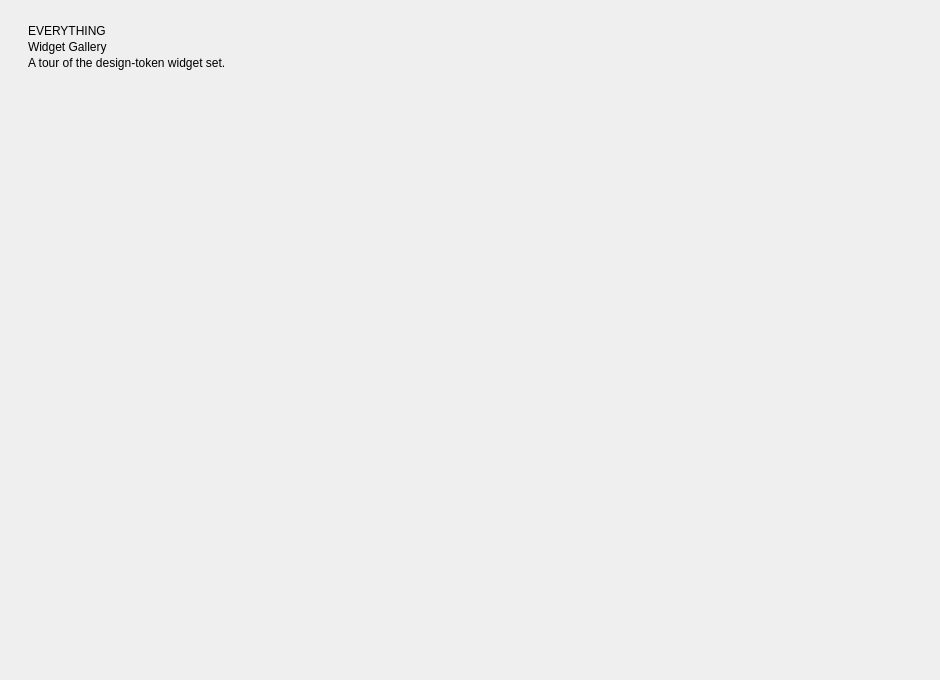
<?xml version='1.0' encoding='utf-8'?>
<ui version="4.0">
 <class>GalleryComponent</class>
 <widget class="QCustomComponent" name="GalleryComponent">
  <property name="geometry"><rect><x>0</x><y>0</y><width>940</width><height>680</height></rect></property>
  <layout class="QVBoxLayout" name="galleryOuter">
 <property name="spacing"><number>0</number></property>
 <property name="leftMargin"><number>0</number></property>
 <property name="topMargin"><number>0</number></property>
 <property name="rightMargin"><number>0</number></property>
 <property name="bottomMargin"><number>0</number></property>
 <item>
  <widget class="QScrollArea" name="galleryScroll">
   <property name="widgetResizable"><bool>true</bool></property>
   <property name="frameShape"><enum>QFrame::NoFrame</enum></property>
   <property name="horizontalScrollBarPolicy"><enum>Qt::ScrollBarAlwaysOff</enum></property>
   <widget class="QWidget" name="galleryContent">
    <property name="geometry"><rect><x>0</x><y>0</y><width>1200</width><height>1200</height></rect></property>
    <layout class="QVBoxLayout" name="galleryContentLayout">
     <property name="spacing"><number>16</number></property>
     <property name="leftMargin"><number>28</number></property>
     <property name="topMargin"><number>24</number></property>
     <property name="rightMargin"><number>28</number></property>
     <property name="bottomMargin"><number>16</number></property>
     <item>
      <layout class="QVBoxLayout" name="galleryHeader">
       <property name="spacing"><number>2</number></property>
       <item><widget class="QLabel" name="galleryKicker"><property name="role" stdset="0"><string>kicker</string></property><property name="text"><string>EVERYTHING</string></property></widget></item>
       <item><widget class="QLabel" name="galleryTitle"><property name="role" stdset="0"><string>h1</string></property><property name="text"><string>Widget Gallery</string></property></widget></item>
       <item><widget class="QLabel" name="gallerySub"><property name="role" stdset="0"><string>muted</string></property><property name="text"><string>A tour of the design-token widget set.</string></property></widget></item>
      </layout>
     </item>
     <item>
      <widget class="QCustomFlowWidget" name="galleryFlow">
       <property name="sizePolicy"><sizepolicy hsizetype="Expanding" vsizetype="Preferred"><horstretch>0</horstretch><verstretch>0</verstretch></sizepolicy></property>
       <property name="spacing" stdset="0"><number>16</number></property>
       <property name="horizontalSpacing" stdset="0"><number>16</number></property>
       <property name="verticalSpacing" stdset="0"><number>16</number></property>
       <property name="margin" stdset="0"><number>0</number></property>
       <property name="animationEnabled" stdset="0"><bool>true</bool></property>
       <property name="animationDuration" stdset="0"><number>300</number></property>
       <property name="animationEasingCurve" stdset="0"><string>OutCubic</string></property>
       <property name="autoFillWidth" stdset="0"><bool>false</bool></property>
       <property name="autoFillHeight" stdset="0"><bool>false</bool></property>
       <property name="justifySpacing" stdset="0"><bool>false</bool></property>
      <widget class="QFrame" name="cardRating"><property name="geometry"><rect><x>0</x><y>0</y><width>300</width><height>160</height></rect></property><property name="minimumSize"><size><width>300</width><height>160</height></size></property><property name="maximumSize"><size><width>300</width><height>160</height></size></property><property name="role" stdset="0"><string>card</string></property>
         <layout class="QVBoxLayout" name="lRating"><property name="spacing"><number>10</number></property><property name="leftMargin"><number>16</number></property><property name="topMargin"><number>16</number></property><property name="rightMargin"><number>16</number></property><property name="bottomMargin"><number>16</number></property>
          <item><widget class="QLabel" name="tRating"><property name="role" stdset="0"><string>kicker</string></property><property name="text"><string>RATING</string></property></widget></item>
          <item><widget class="QCustomRating" name="gRating"><property name="maximum" stdset="0"><number>5</number></property><property name="value" stdset="0"><number>4</number></property></widget></item>
         </layout>
        </widget>
       <widget class="QFrame" name="cardBadges"><property name="geometry"><rect><x>316</x><y>0</y><width>300</width><height>160</height></rect></property><property name="minimumSize"><size><width>300</width><height>160</height></size></property><property name="maximumSize"><size><width>300</width><height>160</height></size></property><property name="role" stdset="0"><string>card</string></property>
         <layout class="QVBoxLayout" name="lBadges"><property name="spacing"><number>10</number></property><property name="leftMargin"><number>16</number></property><property name="topMargin"><number>16</number></property><property name="rightMargin"><number>16</number></property><property name="bottomMargin"><number>16</number></property>
          <item><widget class="QLabel" name="tBadges"><property name="role" stdset="0"><string>kicker</string></property><property name="text"><string>BADGES</string></property></widget></item>
          <item><layout class="QHBoxLayout" name="badgesRow"><property name="spacing"><number>8</number></property>
           <item><widget class="QCustomBadge" name="gBadgeDefault"><property name="text" stdset="0"><string>Default</string></property><property name="variant" stdset="0"><string>default</string></property></widget></item>
           <item><widget class="QCustomBadge" name="gBadgeSuccess"><property name="text" stdset="0"><string>Success</string></property><property name="variant" stdset="0"><string>success</string></property></widget></item>
           <item><widget class="QCustomBadge" name="gBadgeWarning"><property name="text" stdset="0"><string>Warning</string></property><property name="variant" stdset="0"><string>warning</string></property></widget></item>
           <item><widget class="QCustomBadge" name="gBadgeDanger"><property name="text" stdset="0"><string>Danger</string></property><property name="variant" stdset="0"><string>destructive</string></property></widget></item>
           <item><spacer name="badgesSp"><property name="orientation"><enum>Qt::Horizontal</enum></property><property name="sizeHint" stdset="0"><size><width>40</width><height>20</height></size></property></spacer></item>
          </layout></item>
         </layout>
        </widget>
       <widget class="QFrame" name="cardSwitches"><property name="geometry"><rect><x>632</x><y>0</y><width>300</width><height>160</height></rect></property><property name="minimumSize"><size><width>300</width><height>160</height></size></property><property name="maximumSize"><size><width>300</width><height>160</height></size></property><property name="role" stdset="0"><string>card</string></property>
         <layout class="QVBoxLayout" name="lSwitches"><property name="spacing"><number>10</number></property><property name="leftMargin"><number>16</number></property><property name="topMargin"><number>16</number></property><property name="rightMargin"><number>16</number></property><property name="bottomMargin"><number>16</number></property>
          <item><widget class="QLabel" name="tSwitches"><property name="role" stdset="0"><string>kicker</string></property><property name="text"><string>SWITCHES</string></property></widget></item>
          <item><layout class="QHBoxLayout" name="switchRow"><property name="spacing"><number>14</number></property>
           <item><widget class="QLabel" name="swAlertsLbl"><property name="role" stdset="0"><string>muted</string></property><property name="text"><string>Alerts</string></property></widget></item>
           <item><widget class="QCustomSwitch" name="gSwAlerts"><property name="checked" stdset="0"><bool>true</bool></property></widget></item>
           <item><widget class="QLabel" name="swCapLbl"><property name="role" stdset="0"><string>muted</string></property><property name="text"><string>Auto-capture</string></property></widget></item>
           <item><widget class="QCustomSwitch" name="gSwCapture"><property name="checked" stdset="0"><bool>false</bool></property></widget></item>
           <item><spacer name="switchSp"><property name="orientation"><enum>Qt::Horizontal</enum></property><property name="sizeHint" stdset="0"><size><width>40</width><height>20</height></size></property></spacer></item>
          </layout></item>
         </layout>
        </widget>
       <widget class="QFrame" name="cardSegmented"><property name="geometry"><rect><x>948</x><y>0</y><width>300</width><height>160</height></rect></property><property name="minimumSize"><size><width>300</width><height>160</height></size></property><property name="maximumSize"><size><width>300</width><height>160</height></size></property><property name="role" stdset="0"><string>card</string></property>
         <layout class="QVBoxLayout" name="lSeg"><property name="spacing"><number>10</number></property><property name="leftMargin"><number>16</number></property><property name="topMargin"><number>16</number></property><property name="rightMargin"><number>16</number></property><property name="bottomMargin"><number>16</number></property>
          <item><widget class="QLabel" name="tSeg"><property name="role" stdset="0"><string>kicker</string></property><property name="text"><string>SEGMENTED CONTROL</string></property></widget></item>
          <item><widget class="QCustomSegmentedControl" name="gSegmented"><property name="currentIndex" stdset="0"><number>1</number></property></widget></item>
         </layout>
        </widget>
       <widget class="QFrame" name="cardRange"><property name="geometry"><rect><x>1264</x><y>0</y><width>300</width><height>160</height></rect></property><property name="minimumSize"><size><width>300</width><height>160</height></size></property><property name="maximumSize"><size><width>300</width><height>160</height></size></property><property name="role" stdset="0"><string>card</string></property>
         <layout class="QVBoxLayout" name="lRange"><property name="spacing"><number>10</number></property><property name="leftMargin"><number>16</number></property><property name="topMargin"><number>16</number></property><property name="rightMargin"><number>16</number></property><property name="bottomMargin"><number>16</number></property>
          <item><widget class="QLabel" name="tRange"><property name="role" stdset="0"><string>kicker</string></property><property name="text"><string>RANGE SLIDER</string></property></widget></item>
          <item><widget class="QCustomRangeSlider" name="gRange"><property name="minimum" stdset="0"><number>0</number></property><property name="maximum" stdset="0"><number>100</number></property><property name="lowerValue" stdset="0"><number>20</number></property><property name="upperValue" stdset="0"><number>80</number></property></widget></item>
         </layout>
        </widget>
       <widget class="QFrame" name="cardNumber"><property name="geometry"><rect><x>1580</x><y>0</y><width>300</width><height>160</height></rect></property><property name="minimumSize"><size><width>300</width><height>160</height></size></property><property name="maximumSize"><size><width>300</width><height>160</height></size></property><property name="role" stdset="0"><string>card</string></property>
         <layout class="QVBoxLayout" name="lNumber"><property name="spacing"><number>10</number></property><property name="leftMargin"><number>16</number></property><property name="topMargin"><number>16</number></property><property name="rightMargin"><number>16</number></property><property name="bottomMargin"><number>16</number></property>
          <item><widget class="QLabel" name="tNumber"><property name="role" stdset="0"><string>kicker</string></property><property name="text"><string>NUMBER INPUT</string></property></widget></item>
          <item><widget class="QCustomNumberInput" name="gNumber"><property name="minimum" stdset="0"><double>0.0</double></property><property name="maximum" stdset="0"><double>9.0</double></property><property name="singleStep" stdset="0"><double>1.0</double></property><property name="decimals" stdset="0"><number>0</number></property></widget></item>
         </layout>
        </widget>
       <widget class="QFrame" name="cardKbd"><property name="geometry"><rect><x>1896</x><y>0</y><width>300</width><height>160</height></rect></property><property name="minimumSize"><size><width>300</width><height>160</height></size></property><property name="maximumSize"><size><width>300</width><height>160</height></size></property><property name="role" stdset="0"><string>card</string></property>
         <layout class="QVBoxLayout" name="lKbd"><property name="spacing"><number>10</number></property><property name="leftMargin"><number>16</number></property><property name="topMargin"><number>16</number></property><property name="rightMargin"><number>16</number></property><property name="bottomMargin"><number>16</number></property>
          <item><widget class="QLabel" name="tKbd"><property name="role" stdset="0"><string>kicker</string></property><property name="text"><string>KEYBOARD SHORTCUTS</string></property></widget></item>
          <item><layout class="QHBoxLayout" name="kbdRow"><property name="spacing"><number>10</number></property>
           <item><widget class="QCustomKbd" name="gKbd1"><property name="keys" stdset="0"><string>Ctrl+K</string></property></widget></item>
           <item><widget class="QCustomKbd" name="gKbd2"><property name="keys" stdset="0"><string>Ctrl+Shift+P</string></property></widget></item>
           <item><spacer name="kbdSp"><property name="orientation"><enum>Qt::Horizontal</enum></property><property name="sizeHint" stdset="0"><size><width>40</width><height>20</height></size></property></spacer></item>
          </layout></item>
         </layout>
        </widget>
       <widget class="QFrame" name="cardPagination"><property name="geometry"><rect><x>2212</x><y>0</y><width>300</width><height>160</height></rect></property><property name="minimumSize"><size><width>300</width><height>160</height></size></property><property name="maximumSize"><size><width>300</width><height>160</height></size></property><property name="role" stdset="0"><string>card</string></property>
         <layout class="QVBoxLayout" name="lPag"><property name="spacing"><number>10</number></property><property name="leftMargin"><number>16</number></property><property name="topMargin"><number>16</number></property><property name="rightMargin"><number>16</number></property><property name="bottomMargin"><number>16</number></property>
          <item><widget class="QLabel" name="tPag"><property name="role" stdset="0"><string>kicker</string></property><property name="text"><string>PAGINATION</string></property></widget></item>
          <item><widget class="QCustomPagination" name="gPagination"><property name="pageCount" stdset="0"><number>8</number></property><property name="currentPage" stdset="0"><number>3</number></property></widget></item>
         </layout>
        </widget>
       <widget class="QFrame" name="cardColor"><property name="geometry"><rect><x>2528</x><y>0</y><width>300</width><height>160</height></rect></property><property name="minimumSize"><size><width>300</width><height>160</height></size></property><property name="maximumSize"><size><width>300</width><height>160</height></size></property><property name="role" stdset="0"><string>card</string></property>
         <layout class="QVBoxLayout" name="lColor"><property name="spacing"><number>10</number></property><property name="leftMargin"><number>16</number></property><property name="topMargin"><number>16</number></property><property name="rightMargin"><number>16</number></property><property name="bottomMargin"><number>16</number></property>
          <item><widget class="QLabel" name="tColor"><property name="role" stdset="0"><string>kicker</string></property><property name="text"><string>COLOR PICKER</string></property></widget></item>
          <item><widget class="QCustomColorPicker" name="gColorPicker" /></item>
         </layout>
        </widget>
       <widget class="QFrame" name="cardRings"><property name="geometry"><rect><x>2844</x><y>0</y><width>300</width><height>160</height></rect></property><property name="minimumSize"><size><width>300</width><height>160</height></size></property><property name="maximumSize"><size><width>300</width><height>160</height></size></property><property name="role" stdset="0"><string>card</string></property>
         <layout class="QVBoxLayout" name="lRings"><property name="spacing"><number>10</number></property><property name="leftMargin"><number>16</number></property><property name="topMargin"><number>16</number></property><property name="rightMargin"><number>16</number></property><property name="bottomMargin"><number>16</number></property>
          <item><widget class="QLabel" name="tRings"><property name="role" stdset="0"><string>kicker</string></property><property name="text"><string>PROGRESS RINGS</string></property></widget></item>
          <item><layout class="QHBoxLayout" name="ringsGalRow"><property name="spacing"><number>14</number></property>
           <item><widget class="QCustomProgressRing" name="gRing1"><property name="minimumSize"><size><width>72</width><height>72</height></size></property><property name="maximumSize"><size><width>72</width><height>72</height></size></property><property name="value" stdset="0"><number>34</number></property></widget></item>
           <item><widget class="QCustomProgressRing" name="gRing2"><property name="minimumSize"><size><width>72</width><height>72</height></size></property><property name="maximumSize"><size><width>72</width><height>72</height></size></property><property name="value" stdset="0"><number>62</number></property></widget></item>
           <item><widget class="QCustomProgressRing" name="gRing3"><property name="minimumSize"><size><width>72</width><height>72</height></size></property><property name="maximumSize"><size><width>72</width><height>72</height></size></property><property name="value" stdset="0"><number>87</number></property></widget></item>
           <item><spacer name="ringsGalSp"><property name="orientation"><enum>Qt::Horizontal</enum></property><property name="sizeHint" stdset="0"><size><width>40</width><height>20</height></size></property></spacer></item>
          </layout></item>
         </layout>
        </widget>
       <widget class="QFrame" name="cardChips"><property name="geometry"><rect><x>3160</x><y>0</y><width>300</width><height>160</height></rect></property><property name="minimumSize"><size><width>300</width><height>160</height></size></property><property name="maximumSize"><size><width>300</width><height>160</height></size></property><property name="role" stdset="0"><string>card</string></property>
         <layout class="QVBoxLayout" name="lChips"><property name="spacing"><number>10</number></property><property name="leftMargin"><number>16</number></property><property name="topMargin"><number>16</number></property><property name="rightMargin"><number>16</number></property><property name="bottomMargin"><number>16</number></property>
          <item><widget class="QLabel" name="tChips"><property name="role" stdset="0"><string>kicker</string></property><property name="text"><string>CHIPS</string></property></widget></item>
          <item><widget class="QCustomChipGroup" name="gChips"><property name="selectable" stdset="0"><bool>true</bool></property></widget></item>
         </layout>
        </widget>
       <widget class="QFrame" name="cardCombo"><property name="geometry"><rect><x>3476</x><y>0</y><width>300</width><height>160</height></rect></property><property name="minimumSize"><size><width>300</width><height>160</height></size></property><property name="maximumSize"><size><width>300</width><height>160</height></size></property><property name="role" stdset="0"><string>card</string></property>
         <layout class="QVBoxLayout" name="lCombo"><property name="spacing"><number>10</number></property><property name="leftMargin"><number>16</number></property><property name="topMargin"><number>16</number></property><property name="rightMargin"><number>16</number></property><property name="bottomMargin"><number>16</number></property>
          <item><widget class="QLabel" name="tCombo"><property name="role" stdset="0"><string>kicker</string></property><property name="text"><string>COMBO BOX</string></property></widget></item>
          <item><widget class="QCustomComboBox" name="gCombo"><property name="editable" stdset="0"><bool>false</bool></property></widget></item>
         </layout>
        </widget>
       <widget class="QFrame" name="cardAvatars"><property name="geometry"><rect><x>3792</x><y>0</y><width>300</width><height>160</height></rect></property><property name="minimumSize"><size><width>300</width><height>160</height></size></property><property name="maximumSize"><size><width>300</width><height>160</height></size></property><property name="role" stdset="0"><string>card</string></property>
         <layout class="QVBoxLayout" name="lAvatars"><property name="spacing"><number>10</number></property><property name="leftMargin"><number>16</number></property><property name="topMargin"><number>16</number></property><property name="rightMargin"><number>16</number></property><property name="bottomMargin"><number>16</number></property>
          <item><widget class="QLabel" name="tAvatars"><property name="role" stdset="0"><string>kicker</string></property><property name="text"><string>AVATAR GROUP</string></property></widget></item>
          <item><widget class="QCustomAvatarGroup" name="gAvatars"><property name="maxVisible" stdset="0"><number>5</number></property><property name="avatarSize" stdset="0"><number>34</number></property></widget></item>
         </layout>
        </widget>
       <widget class="QFrame" name="cardSkeleton"><property name="geometry"><rect><x>4108</x><y>0</y><width>300</width><height>160</height></rect></property><property name="minimumSize"><size><width>300</width><height>160</height></size></property><property name="maximumSize"><size><width>300</width><height>160</height></size></property><property name="role" stdset="0"><string>card</string></property>
         <layout class="QVBoxLayout" name="lSkel"><property name="spacing"><number>8</number></property><property name="leftMargin"><number>16</number></property><property name="topMargin"><number>16</number></property><property name="rightMargin"><number>16</number></property><property name="bottomMargin"><number>16</number></property>
          <item><widget class="QLabel" name="tSkel"><property name="role" stdset="0"><string>kicker</string></property><property name="text"><string>LOADING SKELETON</string></property></widget></item>
          <item><widget class="QCustomSkeleton" name="gSkel1"><property name="minimumSize"><size><width>0</width><height>14</height></size></property><property name="shape" stdset="0"><string>line</string></property></widget></item>
          <item><widget class="QCustomSkeleton" name="gSkel2"><property name="minimumSize"><size><width>0</width><height>14</height></size></property><property name="shape" stdset="0"><string>line</string></property></widget></item>
         </layout>
        </widget>
       <widget class="QFrame" name="cardBreadcrumbs"><property name="geometry"><rect><x>4424</x><y>0</y><width>300</width><height>160</height></rect></property><property name="minimumSize"><size><width>300</width><height>160</height></size></property><property name="maximumSize"><size><width>300</width><height>160</height></size></property><property name="role" stdset="0"><string>card</string></property>
         <layout class="QVBoxLayout" name="lBc"><property name="spacing"><number>10</number></property><property name="leftMargin"><number>16</number></property><property name="topMargin"><number>16</number></property><property name="rightMargin"><number>16</number></property><property name="bottomMargin"><number>16</number></property>
          <item><widget class="QLabel" name="tBc"><property name="role" stdset="0"><string>kicker</string></property><property name="text"><string>BREADCRUMBS</string></property></widget></item>
          <item><widget class="QCustomBreadcrumbs" name="gBreadcrumbs" /></item>
         </layout>
        </widget>
       <widget class="QFrame" name="cardToasts"><property name="geometry"><rect><x>4740</x><y>0</y><width>300</width><height>160</height></rect></property><property name="minimumSize"><size><width>300</width><height>160</height></size></property><property name="maximumSize"><size><width>300</width><height>160</height></size></property><property name="role" stdset="0"><string>card</string></property>
         <layout class="QVBoxLayout" name="lToasts"><property name="spacing"><number>10</number></property><property name="leftMargin"><number>16</number></property><property name="topMargin"><number>16</number></property><property name="rightMargin"><number>16</number></property><property name="bottomMargin"><number>16</number></property>
          <item><widget class="QLabel" name="tToasts"><property name="role" stdset="0"><string>kicker</string></property><property name="text"><string>TOASTS</string></property></widget></item>
          <item><layout class="QHBoxLayout" name="toastRow"><property name="spacing"><number>8</number></property>
           <item><widget class="QCustomQPushButton" name="gToastInfo"><property name="text"><string>Info</string></property><property name="variant" stdset="0"><string>outline</string></property><property name="sizeVariant" stdset="0"><string>sm</string></property></widget></item>
           <item><widget class="QCustomQPushButton" name="gToastSuccess"><property name="text"><string>Success</string></property><property name="variant" stdset="0"><string>outline</string></property><property name="sizeVariant" stdset="0"><string>sm</string></property></widget></item>
           <item><widget class="QCustomQPushButton" name="gToastWarning"><property name="text"><string>Warning</string></property><property name="variant" stdset="0"><string>outline</string></property><property name="sizeVariant" stdset="0"><string>sm</string></property></widget></item>
           <item><spacer name="toastSp"><property name="orientation"><enum>Qt::Horizontal</enum></property><property name="sizeHint" stdset="0"><size><width>40</width><height>20</height></size></property></spacer></item>
          </layout></item>
         </layout>
        </widget>
       </widget>
     </item>
     <item>
      <spacer name="gallerySpacer"><property name="orientation"><enum>Qt::Vertical</enum></property><property name="sizeHint" stdset="0"><size><width>20</width><height>20</height></size></property></spacer>
     </item>
    </layout>
   </widget>
  </widget>
 </item>
</layout></widget>
 <customwidgets>
  <customwidget><class>QCustomComponent</class><extends>QWidget</extends><header>Custom_Widgets.QCustomComponent</header><container>1</container></customwidget>
  <customwidget><class>QCustomFlowWidget</class><extends>QWidget</extends><header>Custom_Widgets.QCustomFlowWidget</header><container>1</container></customwidget><customwidget><class>QCustomRating</class><extends>QWidget</extends><header>Custom_Widgets.QCustomRating</header></customwidget>
  <customwidget><class>QCustomBadge</class><extends>QLabel</extends><header>Custom_Widgets.QCustomBadge</header></customwidget>
  <customwidget><class>QCustomSwitch</class><extends>QWidget</extends><header>Custom_Widgets.QCustomSwitch</header></customwidget>
  <customwidget><class>QCustomSegmentedControl</class><extends>QWidget</extends><header>Custom_Widgets.QCustomSegmentedControl</header></customwidget>
  <customwidget><class>QCustomRangeSlider</class><extends>QWidget</extends><header>Custom_Widgets.QCustomRangeSlider</header></customwidget>
  <customwidget><class>QCustomNumberInput</class><extends>QWidget</extends><header>Custom_Widgets.QCustomNumberInput</header></customwidget>
  <customwidget><class>QCustomKbd</class><extends>QWidget</extends><header>Custom_Widgets.QCustomKbd</header></customwidget>
  <customwidget><class>QCustomPagination</class><extends>QWidget</extends><header>Custom_Widgets.QCustomPagination</header></customwidget>
  <customwidget><class>QCustomColorPicker</class><extends>QWidget</extends><header>Custom_Widgets.QCustomColorPicker</header></customwidget>
  <customwidget><class>QCustomProgressRing</class><extends>QWidget</extends><header>Custom_Widgets.QCustomProgressRing</header></customwidget>
  <customwidget><class>QCustomChipGroup</class><extends>QWidget</extends><header>Custom_Widgets.QCustomChip</header></customwidget>
  <customwidget><class>QCustomComboBox</class><extends>QComboBox</extends><header>Custom_Widgets.QCustomComboBox</header></customwidget>
  <customwidget><class>QCustomAvatarGroup</class><extends>QWidget</extends><header>Custom_Widgets.QCustomAvatarGroup</header></customwidget>
  <customwidget><class>QCustomSkeleton</class><extends>QWidget</extends><header>Custom_Widgets.QCustomSkeleton</header></customwidget>
  <customwidget><class>QCustomBreadcrumbs</class><extends>QWidget</extends><header>Custom_Widgets.QCustomBreadcrumbs</header></customwidget>
  <customwidget><class>QCustomQPushButton</class><extends>QPushButton</extends><header>Custom_Widgets.QCustomQPushButton</header></customwidget>
 <customwidget><class>QPushButton</class><extends>QPushButton</extends><header location="global">Custom_Widgets.Theme.h</header><container>1</container></customwidget><customwidget><class>QLabel</class><extends>QLabel</extends><header location="global">Custom_Widgets.Theme.h</header><container>1</container></customwidget></customwidgets>
 <connections />
</ui>
